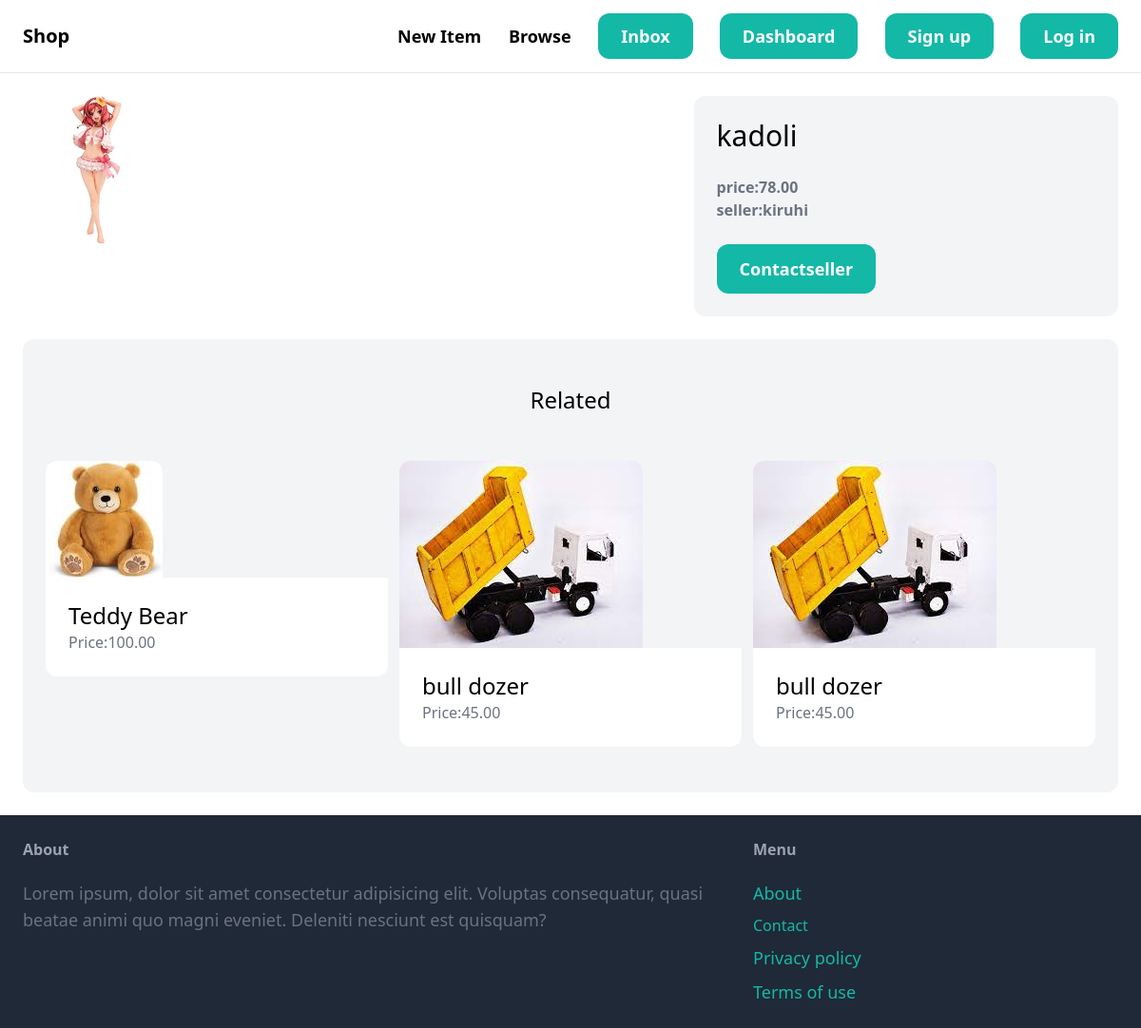
Screenshot of /items/3/ with the database file from the repository.
### items/models.py (models this page shows, shortened)
class Item(models.Model):
	category=models.ForeignKey(Category, related_name='items',on_delete=models.CASCADE)
	name = models.CharField(max_length=255)
	description = models.TextField(blank=True, null=True)
	price = models.DecimalField(max_digits=9, decimal_places=2)
	image = models.ImageField(upload_to='item_images',blank=True,null=True)
	is_sold = models.BooleanField(default=False)
	created_by = models.ForeignKey(User, related_name='items',on_delete=models.CASCADE)
	created_at = models.DateTimeField(auto_now_add=True)

### items/views.py (the view)
# urls.py: path('<int:pk>/',views.detail,name='detail'),
def detail(request,pk):
	item=get_object_or_404(Item, pk=pk)
	related_items=Item.objects.filter(category=item.category,is_sold=False).exclude(pk=pk)[0:3]
	return render(request, 'items/detail.html',locals())

### items/templates/items/detail.html (shortened to what this page needs)
{% extends 'core/base.html' %}
{%block content%}
<div class="grid grid-cols-5 gap-6">
    <div class="col-span-3">
        <img src="{{item.image.url}}" class="rounded-xl"/>
    </div>
    <div class="col-span-2 p-6 bg-gray-100 rounded-xl">
        <h1 class="mb-6 text-3xl">{{item.name}}</h1>
        <div class="text-gray-500"><strong>price:{{item.price}}</strong></div>
        <div class="text-gray-500"><strong>seller:{{item.created_by.username}}</strong></div>
        {% if request.user == item.created_by %}
        <div class="mt-6 p-6 bg-white rounded-xl">
            <p>This is your item</p>
            <a href="{% url 'items:edit' item.id %}" class="inline-block mt-6 px-6 py-3 text-lg font-semibold bg-teal-500 text-white rounded-xl">
                Edit
            </a>
            <a href="{% url 'items:delete' item.id%}" class="inline-block mt-6 px-6 py-3 text-lg font-semibold bg-red-500 text-white rounded-xl">
                Delete
            </a>
        </div>
        {% else %}
        <a href="{% url 'conversation:new' item.id %}" class="inline-block mt-6 px-6 py-3 text-lg font-semibold bg-teal-500 text-white hover:bg-teal-700 rounded-xl">Contactseller</a>
        {% endif %}
    </div>
</div>
<div class="mt-6 px-6 py-12 bg-gray-100 rounded-xl">
    <h2 class="mb-12 text-2xl text-center">Related</h2>
    <div class="grid grid-cols-3 gap-3">
        {% for item in related_items%}
        <div>
        <a href="{% url 'items:detail' item.id %}">
            <div>
                <img src="{{ item.image.url }}" class="rounded-t-xl">
            </div>
            <div class="p-6 bg-white rounded-b-xl">
                <h2 class="text-2xl">{{item.name}}</h2>
                <p class="text-gray-500">Price:{{item.price}}</p>
            </div>
        </a>
        </div>
        {% endfor %}
    </div>
</div>
{% endblock %}

### rows the page displays
Item: image (picture), name "kadoli", price "78.00", created_by.username "kiruhi"
Item: image (picture), name "Teddy Bear", price "100.00"
Item: image (picture), name "bull dozer", price "45.00"
Item: image (picture), name "bull dozer", price "45.00"
